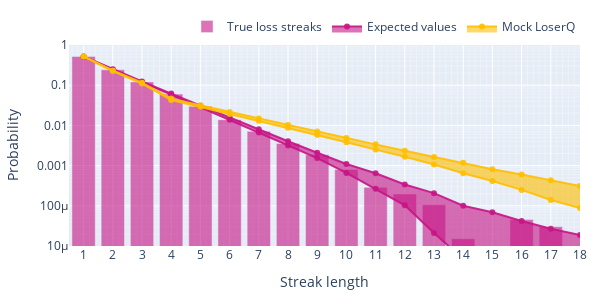

The code cell stored with this chart in its notebook:
### Code cell
fig = go.Figure()

fig.add_trace(
    go.Bar(
        x=np.arange(1, 20, 1),
        y=true_loss_streaks_freq,
        name='True loss streaks',
        marker_color='rgba(199, 21, 133, 0.6)',
    )
)

fig.add_trace(
    go.Scatter(
        x=np.arange(1, 20, 1),
        y=np.mean(mock_loss_streaks_freq, axis=0) - 2*np.std(mock_loss_streaks_freq, axis=0),
        line=dict(color='rgba(199, 21, 133, 0.9)'),
        name='Expected values',
        showlegend=False,
        legendgroup='fake_lose'
    )
)

fig.add_trace(
    go.Scatter(
        x=np.arange(1, 20, 1),
        y=np.mean(mock_loss_streaks_freq, axis=0) + 2*np.std(mock_loss_streaks_freq, axis=0),
        line=dict(color='rgba(199, 21, 133, 0.9)'),
        fillcolor='rgba(199, 21, 133, 0.6)',
        fill='tonexty',
        name='Expected values',
        legendgroup='fake_lose'
    )
)

fig.add_trace(
    go.Scatter(
        x=np.arange(1, 20, 1),
        y=np.mean(loserq_loss_streaks_freq, axis=0) - 2*np.std(loserq_loss_streaks_freq, axis=0),
        line=dict(color='rgba(255, 191, 0, 0.9)'),
        name='Expected values',
        showlegend=False,
        legendgroup='fake_loserq'
    )
)

fig.add_trace(
    go.Scatter(
        x=np.arange(1, 20, 1),
        y=np.mean(loserq_loss_streaks_freq, axis=0) + 2*np.std(loserq_loss_streaks_freq, axis=0),
        line=dict(color='rgba(255, 191, 0, 0.9)'),
        fillcolor='rgba(255, 191, 0, 0.6)',
        fill='tonexty',
        name='Mock LoserQ',
        legendgroup='fake_loserq'
    )
)

fig.update_xaxes(
    tickmode='linear', 
    tick0=1, 
    dtick=1, 
    range=[0.5, 18.],
    title='Streak length',
    showgrid=True, 
    minor=dict(showgrid=True)
)

fig.update_yaxes(
    type='log', 
    title='Probability', 
    range=[-5, 0], 
    showgrid=True, 
    minor=dict(showgrid=True)
)

fig.update_layout(
    hovermode="x",
    margin=dict(l=20, r=20, t=20, b=20),
    legend=dict(orientation="h", yanchor="bottom", y=1.02, xanchor="right", x=1),
    width=600, height=300,  
)

# Save to JSON file
with open("docs/loserQ/assets/mock_streak_histogram_loss.json", "w") as f:
    f.write(fig.to_json(pretty=True))
    
fig.show()

### Figure 1 — Plotly figure (JSON) as saved in the notebook; plotly's stock layout.template omitted (floating-point values rounded to 4 significant figures)
{"data": [{"marker": {"color": "rgba(199, 21, 133, 0.6)"}, "name": "True loss streaks", "x": [1, 2, 3, 4, 5, 6, 7, 8, 9, 10, 11, 12, 13, 14, 15, 16, 17, 18, 19], "y": [0.5196, 0.2417, 0.1209, 0.06003, 0.0299, 0.01387, 0.007133, 0.003559, 0.001863, 0.0008027, 0.0002877, 0.0001969, 0.000106, 1.514e-05, 0.0, 4.543e-05, 3.029e-05, 0.0, 0.0, 0.0, 0.0, 0.0, 0.0, 0.0, 0.0, 0.0, 0.0, 0.0, 0.0, 0.0, 0.0, 0.0, 0.0, 0.0, 0.0, 0.0, 0.0, 0.0, 0.0, 0.0, 0.0, 0.0, 0.0, 0.0, 0.0, 0.0, 0.0, 0.0, 0.0, 0.0, 0.0, 0.0, 0.0, 0.0, 0.0, 0.0, 0.0, 0.0, 0.0, 0.0, 0.0, 0.0, 0.0, 0.0, 0.0, 0.0, 0.0, 0.0, 0.0, 0.0, 0.0, 0.0, 0.0, 0.0, 0.0, 0.0, 0.0, 0.0, 0.0, 0.0, 0.0, 0.0, 0.0, 0.0, 0.0], "type": "bar"}, {"legendgroup": "fake_lose", "line": {"color": "rgba(199, 21, 133, 0.9)"}, "name": "Expected values", "showlegend": false, "x": [1, 2, 3, 4, 5, 6, 7, 8, 9, 10, 11, 12, 13, 14, 15, 16, 17, 18, 19], "y": [0.5114, 0.2409, 0.1183, 0.05804, 0.02825, 0.01384, 0.006683, 0.003155, 0.001536, 0.0006572, 0.0002661, 0.0001032, 2.099e-05, 4.703e-06, -1.466e-05, -1.488e-05, -1.355e-05, -9.979e-06, -1.03e-05, -3.926e-06, -2.861e-06, 0.0, -2.864e-06, 0.0, 0.0, 0.0, 0.0, 0.0, 0.0, 0.0, 0.0, 0.0, 0.0, 0.0, 0.0, 0.0, 0.0, 0.0, 0.0, 0.0, 0.0, 0.0, 0.0, 0.0, 0.0, 0.0, 0.0, 0.0, 0.0, 0.0, 0.0, 0.0, 0.0, 0.0, 0.0, 0.0, 0.0, 0.0, 0.0, 0.0, 0.0, 0.0, 0.0, 0.0, 0.0, 0.0, 0.0, 0.0, 0.0, 0.0, 0.0, 0.0, 0.0, 0.0, 0.0, 0.0, 0.0, 0.0, 0.0, 0.0, 0.0, 0.0, 0.0, 0.0, 0.0], "type": "scatter"}, {"fill": "tonexty", "fillcolor": "rgba(199, 21, 133, 0.6)", "legendgroup": "fake_lose", "line": {"color": "rgba(199, 21, 133, 0.9)"}, "name": "Expected values", "x": [1, 2, 3, 4, 5, 6, 7, 8, 9, 10, 11, 12, 13, 14, 15, 16, 17, 18, 19], "y": [0.52, 0.248, 0.1236, 0.06189, 0.03102, 0.01571, 0.008043, 0.004037, 0.002082, 0.0011, 0.0006449, 0.0003394, 0.0002066, 0.0001005, 6.937e-05, 4.177e-05, 2.684e-05, 1.874e-05, 1.544e-05, 4.53e-06, 3.164e-06, 0.0, 3.168e-06, 0.0, 0.0, 0.0, 0.0, 0.0, 0.0, 0.0, 0.0, 0.0, 0.0, 0.0, 0.0, 0.0, 0.0, 0.0, 0.0, 0.0, 0.0, 0.0, 0.0, 0.0, 0.0, 0.0, 0.0, 0.0, 0.0, 0.0, 0.0, 0.0, 0.0, 0.0, 0.0, 0.0, 0.0, 0.0, 0.0, 0.0, 0.0, 0.0, 0.0, 0.0, 0.0, 0.0, 0.0, 0.0, 0.0, 0.0, 0.0, 0.0, 0.0, 0.0, 0.0, 0.0, 0.0, 0.0, 0.0, 0.0, 0.0, 0.0, 0.0, 0.0, 0.0], "type": "scatter"}, {"legendgroup": "fake_loserq", "line": {"color": "rgba(255, 191, 0, 0.9)"}, "name": "Expected values", "showlegend": false, "x": [1, 2, 3, 4, 5, 6, 7, 8, 9, 10, 11, 12, 13, 14, 15, 16, 17, 18, 19], "y": [0.5155, 0.2248, 0.1098, 0.04264, 0.02869, 0.01928, 0.01297, 0.008778, 0.005792, 0.003811, 0.0025, 0.001669, 0.001061, 0.0006455, 0.0004137, 0.0002484, 0.0001397, 8.834e-05, 3.822e-05, 3.981e-06, -8.696e-06, -1.449e-05, -1.473e-05, -1.178e-05, -1.692e-05, -1.373e-05, -1.541e-05, -1.345e-05, -9.264e-06, -9.19e-06, -4.359e-06, -5.196e-06, -3.16e-06, -4.347e-06, 0.0, 0.0, -3.146e-06, -3.155e-06, -3.172e-06, 0.0, -3.165e-06, 0.0, 0.0, 0.0, 0.0, 0.0, 0.0, 0.0, 0.0, 0.0, 0.0, 0.0, 0.0, 0.0, 0.0, 0.0, 0.0, 0.0, 0.0, 0.0, 0.0, 0.0, 0.0, 0.0, 0.0, 0.0, 0.0, 0.0, 0.0, 0.0, 0.0, 0.0, 0.0, 0.0, 0.0, 0.0, 0.0, 0.0, 0.0, 0.0, 0.0, 0.0, 0.0, 0.0, 0.0], "type": "scatter"}, {"fill": "tonexty", "fillcolor": "rgba(255, 191, 0, 0.6)", "legendgroup": "fake_loserq", "line": {"color": "rgba(255, 191, 0, 0.9)"}, "name": "Mock LoserQ", "x": [1, 2, 3, 4, 5, 6, 7, 8, 9, 10, 11, 12, 13, 14, 15, 16, 17, 18, 19], "y": [0.5249, 0.2325, 0.1157, 0.0464, 0.03164, 0.02167, 0.01482, 0.01023, 0.007084, 0.004866, 0.003375, 0.002346, 0.001645, 0.00117, 0.0008132, 0.0005972, 0.0004335, 0.0003117, 0.0002253, 0.0001596, 0.0001284, 8.306e-05, 8.197e-05, 5.56e-05, 4.534e-05, 3.112e-05, 2.745e-05, 2.449e-05, 1.395e-05, 1.22e-05, 5.03e-06, 6.198e-06, 3.494e-06, 5.016e-06, 0.0, 0.0, 3.478e-06, 3.489e-06, 3.507e-06, 0.0, 3.499e-06, 0.0, 0.0, 0.0, 0.0, 0.0, 0.0, 0.0, 0.0, 0.0, 0.0, 0.0, 0.0, 0.0, 0.0, 0.0, 0.0, 0.0, 0.0, 0.0, 0.0, 0.0, 0.0, 0.0, 0.0, 0.0, 0.0, 0.0, 0.0, 0.0, 0.0, 0.0, 0.0, 0.0, 0.0, 0.0, 0.0, 0.0, 0.0, 0.0, 0.0, 0.0, 0.0, 0.0, 0.0], "type": "scatter"}], "layout": {"xaxis": {"minor": {"showgrid": true}, "tickmode": "linear", "tick0": 1, "dtick": 1, "range": [0.5, 18.0], "title": {"text": "Streak length"}, "showgrid": true}, "yaxis": {"minor": {"showgrid": true}, "type": "log", "title": {"text": "Probability"}, "range": [-5, 0], "showgrid": true}, "margin": {"l": 20, "r": 20, "t": 20, "b": 20}, "legend": {"orientation": "h", "yanchor": "bottom", "y": 1.02, "xanchor": "right", "x": 1}, "hovermode": "x", "width": 600, "height": 300}}
